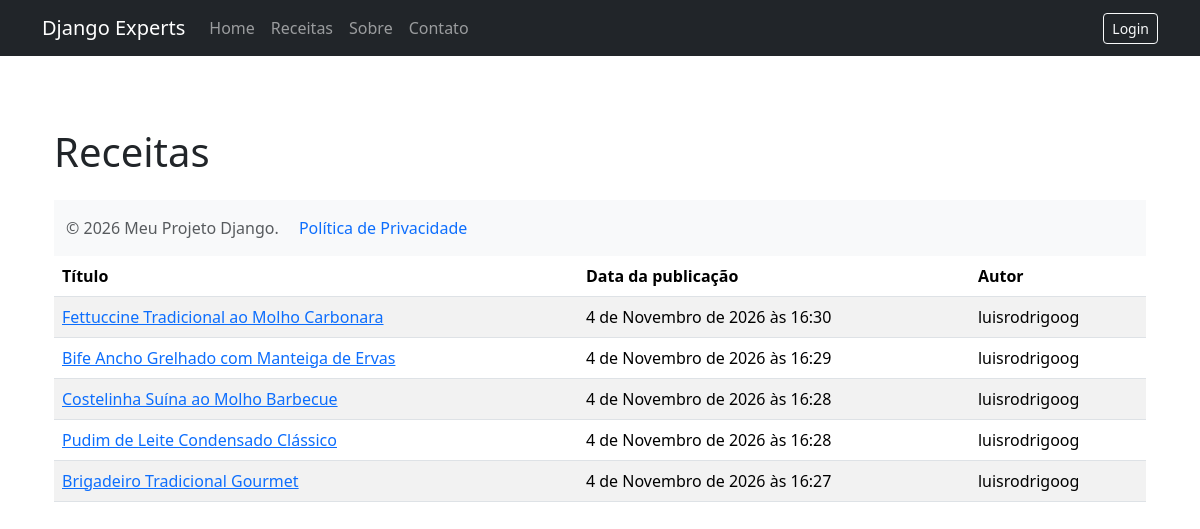
/receitas/, run on the app's committed database.
### apps/receitas/models.py (models this page shows, shortened)
class Receita(models.Model):
    titulo = models.CharField(max_length=200)
    ingredientes = models.TextField(
        help_text="Informe um ingrediente por linha."
    )
    modo_preparo = models.TextField(
        help_text="Descreva o passo a passo do preparo."
    )
    tempo_preparo = models.PositiveIntegerField(
        help_text="Tempo total de preparo, em minutos."
    )
    data_publicacao = models.DateTimeField(auto_now_add=True)
    publicada = models.BooleanField(default=False)
    categorias = models.ManyToManyField(
        Categoria,
        related_name="receitas",
        blank=True,
    )
    autor = models.ForeignKey(
        User,
        on_delete=models.CASCADE,
        related_name="receitas",
    )
    class Meta:
        verbose_name = "Receita"
        verbose_name_plural = "Receitas"
        ordering = ["-data_publicacao"]

### apps/receitas/views.py (the view)
# urls.py: path("", views.lista_receitas, name="listar_receitas"),
def lista_receitas(request):
    receitas = Receita.objects.filter(publicada=True)
    context = {
        "receitas": receitas,
    }
    return render(request, "receitas/lista.html", context)

### apps/receitas/templates/receitas/lista.html (shortened to what this page needs)
{% extends "_base.html" %}
{% block content %}
  <div class="container my-5">
    <h1 class="mb-4">Receitas</h1>
    <table class="table table-striped table-hover">
      <thead>
        <tr>
          <th>Título</th>
          <th>Data da publicação</th>
          <th>Autor</th>
      </thead>
    <tbody>
    {% for receita in receitas  %}
    <tr>
      <td>
        <a href={% url 'receitas:exibir_receita' receita.pk %}>
        {{receita.titulo}}
      </td>
      <td>{{receita.data_publicacao}}</td>
      <td>{{receita.autor}}</td>
    </tr>
    {% empty %}
    <tr>
      <td colspan="3">Não há receitas Cadastradas</td>
    </tr>
    {% endfor%}
    </tbody>
  </div>
{% endblock %}

### apps/paginas/templates/_base.html (shortened to what this page needs)
{% load static %}
<!DOCTYPE html>
<html lang="pt-br">
<head>
    <link
        href="https://cdn.jsdelivr.net/npm/bootstrap@5.3.8/dist/css/bootstrap.min.css"
        rel="stylesheet"
    >
    <link rel="stylesheet" href="https://cdnjs.cloudflare.com/ajax/libs/font-awesome/7.3.1/css/all.min.css"
    >
</head>
<body class="d-flex flex-column min-vh-100">
    <header>
        <nav class="navbar navbar-expand-lg navbar-dark bg-dark">
            <div class="container">
                <a class="navbar-brand" href="{% url 'paginas:home' %}">
                    Django Experts
                </a>
                <div class="collapse navbar-collapse" id="navbarNav">
                    <ul class="navbar-nav me-auto">
                        <li class="nav-item">
                            <a class="nav-link" href="{% url 'paginas:home' %}">
                                Home
                            </a>
                         </li>
                         <li class="nav-item">
                            <a class="nav-link" href="{% url 'receitas:listar_receitas' %}">
                                Receitas
                            </a>
                        </li>
                        <li class="nav-item">
                            <a class="nav-link" href="{% url 'paginas:sobre' %}">
                                Sobre
                            </a>
                        </li>
                        <li class="nav-item">
                            <a class="nav-link" href="{% url 'paginas:contato' %}">
                                Contato
                            </a>
                        </li>
                    </ul>
                    <ul class="navbar-nav ms-auto">
                        <li class="nav-item">
                            <a class="btn btn-outline-light btn-sm" href="#">
                                Login
                            </a>
                        </li>
                    </ul>
                </div>
            </div>
        </nav>
    </header>
    <main class="container my-4 flex-grow-1">
        {% block content %}{% endblock content %}
    </main>
    <footer class="py-3 bg-light">
        <div class="container">
            <span class="text-muted">
                &copy; {% now "Y" %} Meu Projeto Django.
                <a
                    href="{% url 'paginas:politica_privacidade' %}"
                    class="text-decoration-none ms-3"
                >
                    Política de Privacidade
                </a>
            </span>
        </div>
    </footer>
</body>
</html>

### data on the page
Receita: titulo "Fettuccine Tradicional ao Molho Carbonara", data_publicacao "4 de Novembro de 2026 às 16:30", autor "luisrodrigoog"
Receita: titulo "Bife Ancho Grelhado com Manteiga de Ervas", data_publicacao "4 de Novembro de 2026 às 16:29", autor "luisrodrigoog"
Receita: titulo "Costelinha Suína ao Molho Barbecue", data_publicacao "4 de Novembro de 2026 às 16:28", autor "luisrodrigoog"
Receita: titulo "Pudim de Leite Condensado Clássico", data_publicacao "4 de Novembro de 2026 às 16:28", autor "luisrodrigoog"
Receita: titulo "Brigadeiro Tradicional Gourmet", data_publicacao "4 de Novembro de 2026 às 16:27", autor "luisrodrigoog"
